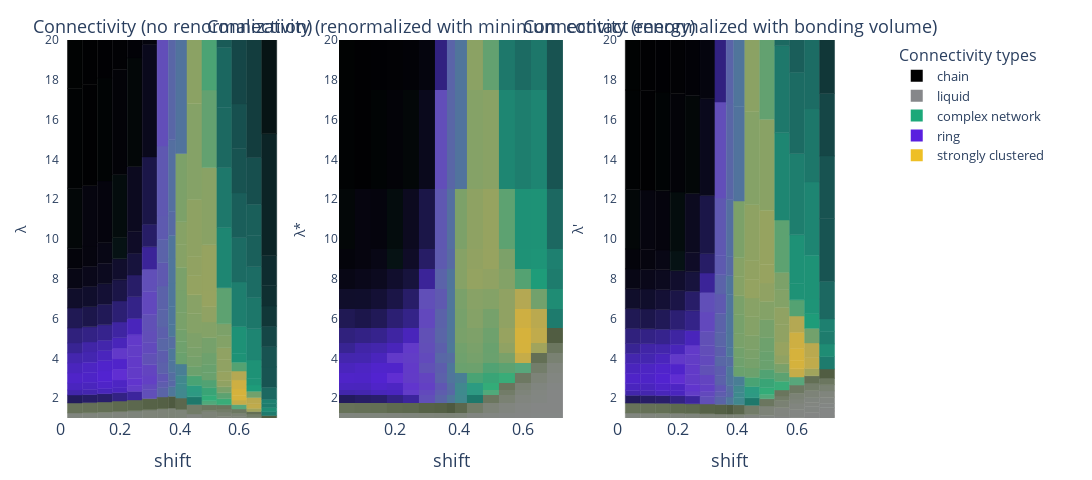

The notebook cell saved with this chart:
### Code cell
import numpy as np
import pandas as pd
import kaleido
import plotly 
import plotly.graph_objects as go
from plotly.subplots import make_subplots
import colorsys, hashlib
import cmasher as cmr

# ============================================================
# Shared settings
# ============================================================
LAMBDA_MAX = 100
TICK_FONT = 16
TITLE_FONT = 18

def cmasher_to_plotly_colorscale(cmap, n=256):
    xs = np.linspace(0, 1, n)
    colors = []
    for x in xs:
        r, g, b, a = cmap(x)
        colors.append([float(x), f"rgba({int(r*255)},{int(g*255)},{int(b*255)},{a:.3f})"])
    return colors


# ============================================================
# 1) Topological (df1) — your exact style, returns heatmap + legend traces
# ============================================================
STRUCTS = ['chain', 'liquid', 'complex_network', 'ring', 'strongly_clustered']
BEND = 0.35

BASE_HEX = {
    "chain":              "#000000",
    "liquid":             "#86878A",
    "complex_network":    "#1CA879",
    "ring":               "#591FDF",
    "strongly_clustered": "#EEBF25",
}

def hex_to_rgb255(h):
    h = h.lstrip("#")[:6]
    return np.array([int(h[i:i+2], 16) for i in (0, 2, 4)], dtype=float)

BASE = {k: hex_to_rgb255(v) for k, v in BASE_HEX.items()}

def rgb_str(rgb):
    rgb = np.clip(np.round(rgb), 0, 255).astype(int)
    return f"rgb({rgb[0]},{rgb[1]},{rgb[2]})"

def pair_key(a, b):
    return "|".join(sorted([a, b]))

def pair_mid_color(a, b):
    key = pair_key(a, b).encode("utf-8")
    h = (int(hashlib.md5(key).hexdigest()[:8], 16) % 360) / 360.0
    s, v = 0.65, 0.97
    r, g, bb = colorsys.hsv_to_rgb(h, s, v)
    return np.array([r, g, bb]) * 255.0

def bent_mix(Ca, Cb, M, t, bend=BEND):
    straight_mid = 0.5 * (Ca + Cb)
    P1 = (1 - bend) * straight_mid + bend * M
    return (1-t)**2 * Ca + 2*(1-t)*t * P1 + t**2 * Cb

def make_topological_traces(df1, shift_col="shift", lambda_col="lambda"):
    df_filt = df1[df1[lambda_col] <= LAMBDA_MAX].copy()

    counts = (
        df_filt.groupby([lambda_col, shift_col, "structure_type"])["cluster_size"]
              .sum()
              .unstack("structure_type", fill_value=0)
    )
    for s in STRUCTS:
        if s not in counts.columns:
            counts[s] = 0
    counts = counts[STRUCTS]

    totals = counts.sum(axis=1)
    pct = counts.div(totals, axis=0).fillna(0.0)

    P = pct.to_numpy()
    top2_idx = np.argsort(-P, axis=1)[:, :2]
    p2vals = np.take_along_axis(P, top2_idx, axis=1)

    s_arr = np.array(STRUCTS, dtype=object)
    s1 = s_arr[top2_idx[:, 0]]
    s2 = s_arr[top2_idx[:, 1]]
    p1 = p2vals[:, 0]
    p2 = p2vals[:, 1]
    mass2 = np.maximum(p1 + p2, 1e-12)
    t = p2 / mass2

    top2 = pd.DataFrame({
        lambda_col: pct.index.get_level_values(lambda_col),
        shift_col:  pct.index.get_level_values(shift_col),
        "s1": s1, "s2": s2,
        "p1": p1, "p2": p2,
        "top2_mass": mass2,
        "total_cluster_size": totals.to_numpy(),
    }).reset_index(drop=True)

    lam_vals = np.sort(top2[lambda_col].unique())
    shi_vals = np.sort(top2[shift_col].unique())
    H, W = len(lam_vals), len(shi_vals)

    s1_grid = top2.pivot(index=lambda_col, columns=shift_col, values="s1").reindex(index=lam_vals, columns=shi_vals).to_numpy()
    s2_grid = top2.pivot(index=lambda_col, columns=shift_col, values="s2").reindex(index=lam_vals, columns=shi_vals).to_numpy()
    t_grid  = (
        top2.pivot(index=lambda_col, columns=shift_col, values="p2").reindex(index=lam_vals, columns=shi_vals) /
        top2.pivot(index=lambda_col, columns=shift_col, values="top2_mass").reindex(index=lam_vals, columns=shi_vals)
    ).fillna(0.0).to_numpy()

    p1_grid = top2.pivot(index=lambda_col, columns=shift_col, values="p1").reindex(index=lam_vals, columns=shi_vals).to_numpy()
    p2_grid = top2.pivot(index=lambda_col, columns=shift_col, values="p2").reindex(index=lam_vals, columns=shi_vals).to_numpy()
    m2_grid = top2.pivot(index=lambda_col, columns=shift_col, values="top2_mass").reindex(index=lam_vals, columns=shi_vals).to_numpy()
    tot_grid= top2.pivot(index=lambda_col, columns=shift_col, values="total_cluster_size").reindex(index=lam_vals, columns=shi_vals).to_numpy()

    color_grid = np.empty((H, W), dtype=object)
    for i in range(H):
        for j in range(W):
            a = s1_grid[i, j]
            b = s2_grid[i, j]
            if not isinstance(a, str) or not isinstance(b, str):
                color_grid[i, j] = "rgb(255,255,255)"
                continue
            Ca, Cb = BASE[a], BASE[b]
            M = pair_mid_color(a, b)
            rgb = bent_mix(Ca, Cb, M, float(t_grid[i, j]), bend=BEND)
            color_grid[i, j] = rgb_str(rgb)

    # per-cell colorscale trick
    N = H * W
    ids = np.arange(N).reshape(H, W)
    z = ids / (N - 1 if N > 1 else 1)

    colorscale = []
    flat = color_grid.reshape(-1)
    for k in range(N):
        v0 = k / (N - 1 if N > 1 else 1)
        v1 = (k + 1) / (N - 1) if (N > 1 and k < N - 1) else 1.0
        c = flat[k]
        colorscale.append((v0, c))
        colorscale.append((v1, c))

    customdata = np.stack([s1_grid.astype(object), s2_grid.astype(object), p1_grid, p2_grid, m2_grid, tot_grid], axis=-1)

    hovertemplate = (
        "shift=%{x}<br>λ=%{y}<br>"
        "<b>top2</b>: %{customdata[0]} (%{customdata[2]:.1%})  vs  %{customdata[1]} (%{customdata[3]:.1%})<br>"
        "top2 mass=%{customdata[4]:.1%}<br>"
        "total cluster_size=%{customdata[5]:.0f}"
        "<extra></extra>"
    )

    topo_heat = go.Heatmap(
        x=shi_vals,
        y=lam_vals,
        z=z,
        zmin=0, zmax=1,
        colorscale=colorscale,
        showscale=False,   # categorical -> legend instead
        customdata=customdata,
        hovertemplate=hovertemplate,
        name="topology"
    )

    STRUCT_LABELS = {
    "chain": "chain",
    "liquid": "liquid",
    "complex_network": "complex network",
    "ring": "ring",
    "strongly_clustered": "strongly clustered",
}


    legend_traces = []
    for s in STRUCTS:
        legend_traces.append(
            go.Scatter(
                x=[None], y=[None],
                mode="markers",
                marker=dict(symbol="square", size=12, color=BASE_HEX[s]),
                name=STRUCT_LABELS[s],
                hoverinfo="skip",
                showlegend=True,
            )
        )

    return topo_heat, legend_traces


# ============================================================
# COMBINED FIGURE (1x3)
# ============================================================

from plotly.subplots import make_subplots
import plotly.graph_objects as go


def make_topology_triptych_first_renormalized(df1_raw, df1_ren,
                                              width=1650, height=480):
    # build subplots as before
    fig = make_subplots(rows=1, cols=3, shared_xaxes=True, shared_yaxes=False, horizontal_spacing=0.07,
                        subplot_titles=("Connectivity (no renormalization)",
                                    "Connectivity (renormalized with minimum contact energy)",
                                    "Connectivity (renormalized with bonding volume)"))

    # col2/col3 raw heatmaps (your original)
    topo_raw, topo_legend = make_topological_traces(df1, lambda_col="lambda")
    fig.add_trace(topo_raw, row=1, col=2)
    #fig.add_trace(topo_raw, row=1, col=3)

    # legend swatches once
    for tr in topo_legend:
        fig.add_trace(tr, row=1, col=2)

    # col1: draw rectangles + invisible hover points
    add_renorm_topology_rectangles(fig, df1_re, row=1, col=1)
    add_renorm_topology_rectangles(fig, df2_re, row=1, col=3)


    # axes
    fig.update_xaxes(title_text="shift", tickfont=dict(size=TICK_FONT), title_font=dict(size=TITLE_FONT))
    fig.update_yaxes(title_text="λ", row=1, col=1)
    fig.update_yaxes(title_text="λ*", row=1, col=2)
    fig.update_yaxes(title_text="λ'", row=1, col=3)

    fig.update_yaxes(range=[1, 20], row=1, col=1)  # enforce max 20 as you requested
    fig.update_yaxes(range=[1, 20], row=1, col=2)  # enforce max 20 as you requested
    fig.update_yaxes(range=[1, 20], row=1, col=3)  # enforce max 20 as you requested


    fig.update_annotations(font=dict(size=TITLE_FONT))

    fig.update_layout(
        template="plotly_white",
        width=width,
        height=height,
        margin=dict(l=60, r=250, t=40, b=40),
        legend=dict(
            title="Connectivity types",
            yanchor="top", y=1.0,
            xanchor="left", x=1.07,
            font=dict(size=13),
        ),
    )

    fig.update_xaxes(showgrid=False, zeroline=False)
    fig.update_yaxes(showgrid=False, zeroline=False)

    return fig



# ============================================================
# RUN
# ============================================================


fig = make_topology_triptych_first_renormalized(df1, df1_re)
fig.show()
fig.write_image("test.pdf", width=1650, height=480, scale=1)
